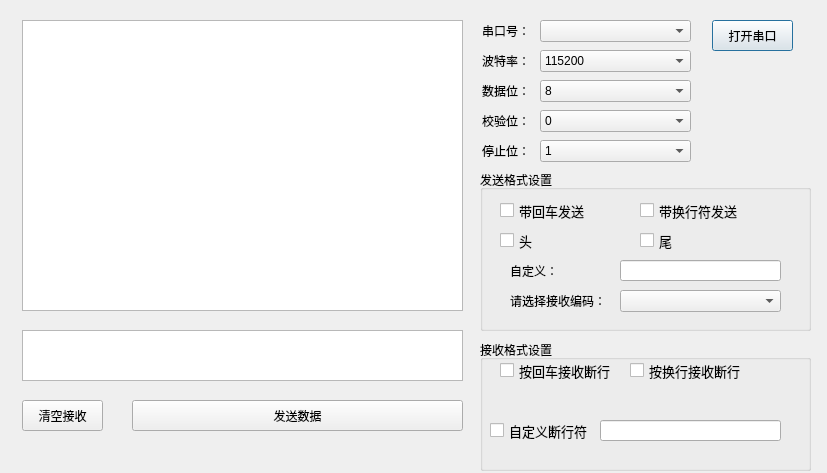
<?xml version="1.0" encoding="UTF-8"?>
<ui version="4.0">
 <class>SericalTest</class>
 <widget class="QDialog" name="SericalTest">
  <property name="geometry">
   <rect>
    <x>0</x>
    <y>0</y>
    <width>827</width>
    <height>473</height>
   </rect>
  </property>
  <property name="windowTitle">
   <string>Dialog</string>
  </property>
  <widget class="QGroupBox" name="groupBox">
   <property name="geometry">
    <rect>
     <x>480</x>
     <y>340</y>
     <width>331</width>
     <height>131</height>
    </rect>
   </property>
   <property name="title">
    <string>接收格式设置</string>
   </property>
   <widget class="QCheckBox" name="checkBox_3">
    <property name="geometry">
     <rect>
      <x>20</x>
      <y>20</y>
      <width>121</width>
      <height>21</height>
     </rect>
    </property>
    <property name="font">
     <font>
      <family>Arial Narrow</family>
      <pointsize>10</pointsize>
      <weight>50</weight>
      <bold>false</bold>
     </font>
    </property>
    <property name="text">
     <string>按回车接收断行</string>
    </property>
   </widget>
   <widget class="QCheckBox" name="checkBox_4">
    <property name="geometry">
     <rect>
      <x>150</x>
      <y>20</y>
      <width>121</width>
      <height>21</height>
     </rect>
    </property>
    <property name="font">
     <font>
      <family>Arial Narrow</family>
      <pointsize>10</pointsize>
      <weight>50</weight>
      <bold>false</bold>
     </font>
    </property>
    <property name="text">
     <string>按换行接收断行</string>
    </property>
   </widget>
   <widget class="QCheckBox" name="checkBox_6">
    <property name="geometry">
     <rect>
      <x>10</x>
      <y>80</y>
      <width>121</width>
      <height>21</height>
     </rect>
    </property>
    <property name="font">
     <font>
      <family>Arial Narrow</family>
      <pointsize>10</pointsize>
      <weight>50</weight>
      <bold>false</bold>
     </font>
    </property>
    <property name="text">
     <string>自定义断行符</string>
    </property>
   </widget>
   <widget class="QLineEdit" name="lineEdit_2">
    <property name="geometry">
     <rect>
      <x>120</x>
      <y>80</y>
      <width>181</width>
      <height>21</height>
     </rect>
    </property>
   </widget>
  </widget>
  <widget class="QLabel" name="label_4">
   <property name="geometry">
    <rect>
     <x>482</x>
     <y>110</y>
     <width>54</width>
     <height>21</height>
    </rect>
   </property>
   <property name="text">
    <string>校验位：</string>
   </property>
  </widget>
  <widget class="QLabel" name="label_2">
   <property name="geometry">
    <rect>
     <x>482</x>
     <y>50</y>
     <width>54</width>
     <height>21</height>
    </rect>
   </property>
   <property name="text">
    <string>波特率：</string>
   </property>
  </widget>
  <widget class="QPushButton" name="OpenSerialButton">
   <property name="geometry">
    <rect>
     <x>712</x>
     <y>20</y>
     <width>81</width>
     <height>31</height>
    </rect>
   </property>
   <property name="text">
    <string>打开串口</string>
   </property>
  </widget>
  <widget class="QTextEdit" name="Tedit_Write">
   <property name="geometry">
    <rect>
     <x>22</x>
     <y>330</y>
     <width>441</width>
     <height>51</height>
    </rect>
   </property>
  </widget>
  <widget class="QLabel" name="label_6">
   <property name="geometry">
    <rect>
     <x>482</x>
     <y>140</y>
     <width>54</width>
     <height>21</height>
    </rect>
   </property>
   <property name="text">
    <string>停止位：</string>
   </property>
  </widget>
  <widget class="QPushButton" name="SendButton">
   <property name="geometry">
    <rect>
     <x>132</x>
     <y>400</y>
     <width>331</width>
     <height>31</height>
    </rect>
   </property>
   <property name="text">
    <string>发送数据</string>
   </property>
  </widget>
  <widget class="QComboBox" name="ParityBox">
   <property name="geometry">
    <rect>
     <x>540</x>
     <y>110</y>
     <width>151</width>
     <height>22</height>
    </rect>
   </property>
   <item>
    <property name="text">
     <string>0</string>
    </property>
   </item>
  </widget>
  <widget class="QGroupBox" name="GroupBox_SendSettings">
   <property name="geometry">
    <rect>
     <x>480</x>
     <y>170</y>
     <width>331</width>
     <height>161</height>
    </rect>
   </property>
   <property name="title">
    <string>发送格式设置</string>
   </property>
   <widget class="QCheckBox" name="QCheckBox_AddSpaceOnEnd">
    <property name="geometry">
     <rect>
      <x>160</x>
      <y>30</y>
      <width>121</width>
      <height>21</height>
     </rect>
    </property>
    <property name="font">
     <font>
      <family>Arial Narrow</family>
      <pointsize>10</pointsize>
     </font>
    </property>
    <property name="text">
     <string>带换行符发送</string>
    </property>
   </widget>
   <widget class="QCheckBox" name="QCheckBox_AddEnterOnEnd">
    <property name="geometry">
     <rect>
      <x>20</x>
      <y>30</y>
      <width>121</width>
      <height>21</height>
     </rect>
    </property>
    <property name="font">
     <font>
      <family>Arial Narrow</family>
      <pointsize>10</pointsize>
      <weight>50</weight>
      <bold>false</bold>
     </font>
    </property>
    <property name="text">
     <string>带回车发送</string>
    </property>
   </widget>
   <widget class="QComboBox" name="PortBox_2">
    <property name="geometry">
     <rect>
      <x>140</x>
      <y>120</y>
      <width>161</width>
      <height>22</height>
     </rect>
    </property>
   </widget>
   <widget class="QLabel" name="label_5">
    <property name="geometry">
     <rect>
      <x>30</x>
      <y>120</y>
      <width>91</width>
      <height>21</height>
     </rect>
    </property>
    <property name="text">
     <string>请选择接收编码：</string>
    </property>
   </widget>
   <widget class="QLineEdit" name="lineEdit_3">
    <property name="geometry">
     <rect>
      <x>140</x>
      <y>90</y>
      <width>161</width>
      <height>21</height>
     </rect>
    </property>
   </widget>
   <widget class="QLabel" name="label_7">
    <property name="geometry">
     <rect>
      <x>30</x>
      <y>90</y>
      <width>91</width>
      <height>21</height>
     </rect>
    </property>
    <property name="text">
     <string>自定义：</string>
    </property>
   </widget>
   <widget class="QCheckBox" name="checkBox_7">
    <property name="geometry">
     <rect>
      <x>20</x>
      <y>60</y>
      <width>121</width>
      <height>21</height>
     </rect>
    </property>
    <property name="font">
     <font>
      <family>Arial Narrow</family>
      <pointsize>10</pointsize>
      <weight>50</weight>
      <bold>false</bold>
     </font>
    </property>
    <property name="text">
     <string>头</string>
    </property>
   </widget>
   <widget class="QCheckBox" name="checkBox_8">
    <property name="geometry">
     <rect>
      <x>160</x>
      <y>60</y>
      <width>121</width>
      <height>21</height>
     </rect>
    </property>
    <property name="font">
     <font>
      <family>Arial Narrow</family>
      <pointsize>10</pointsize>
      <weight>50</weight>
      <bold>false</bold>
     </font>
    </property>
    <property name="text">
     <string>尾</string>
    </property>
   </widget>
  </widget>
  <widget class="QComboBox" name="PortBox">
   <property name="geometry">
    <rect>
     <x>540</x>
     <y>20</y>
     <width>151</width>
     <height>22</height>
    </rect>
   </property>
  </widget>
  <widget class="QComboBox" name="BitBox">
   <property name="geometry">
    <rect>
     <x>540</x>
     <y>80</y>
     <width>151</width>
     <height>22</height>
    </rect>
   </property>
   <property name="editable">
    <bool>false</bool>
   </property>
   <property name="currentIndex">
    <number>0</number>
   </property>
   <item>
    <property name="text">
     <string>8</string>
    </property>
   </item>
  </widget>
  <widget class="QLabel" name="label_3">
   <property name="geometry">
    <rect>
     <x>482</x>
     <y>80</y>
     <width>54</width>
     <height>21</height>
    </rect>
   </property>
   <property name="text">
    <string>数据位：</string>
   </property>
  </widget>
  <widget class="QComboBox" name="BaudBox">
   <property name="geometry">
    <rect>
     <x>540</x>
     <y>50</y>
     <width>151</width>
     <height>22</height>
    </rect>
   </property>
   <item>
    <property name="text">
     <string>115200</string>
    </property>
   </item>
  </widget>
  <widget class="QTextEdit" name="Tedit_Read">
   <property name="geometry">
    <rect>
     <x>22</x>
     <y>20</y>
     <width>441</width>
     <height>291</height>
    </rect>
   </property>
  </widget>
  <widget class="QLabel" name="label">
   <property name="geometry">
    <rect>
     <x>482</x>
     <y>20</y>
     <width>54</width>
     <height>21</height>
    </rect>
   </property>
   <property name="text">
    <string>串口号：</string>
   </property>
  </widget>
  <widget class="QPushButton" name="btn_Clear">
   <property name="geometry">
    <rect>
     <x>22</x>
     <y>400</y>
     <width>81</width>
     <height>31</height>
    </rect>
   </property>
   <property name="text">
    <string>清空接收</string>
   </property>
  </widget>
  <widget class="QComboBox" name="StopBox">
   <property name="geometry">
    <rect>
     <x>540</x>
     <y>140</y>
     <width>151</width>
     <height>22</height>
    </rect>
   </property>
   <item>
    <property name="text">
     <string>1</string>
    </property>
   </item>
   <item>
    <property name="text">
     <string>2</string>
    </property>
   </item>
  </widget>
 </widget>
 <resources/>
 <connections/>
</ui>
